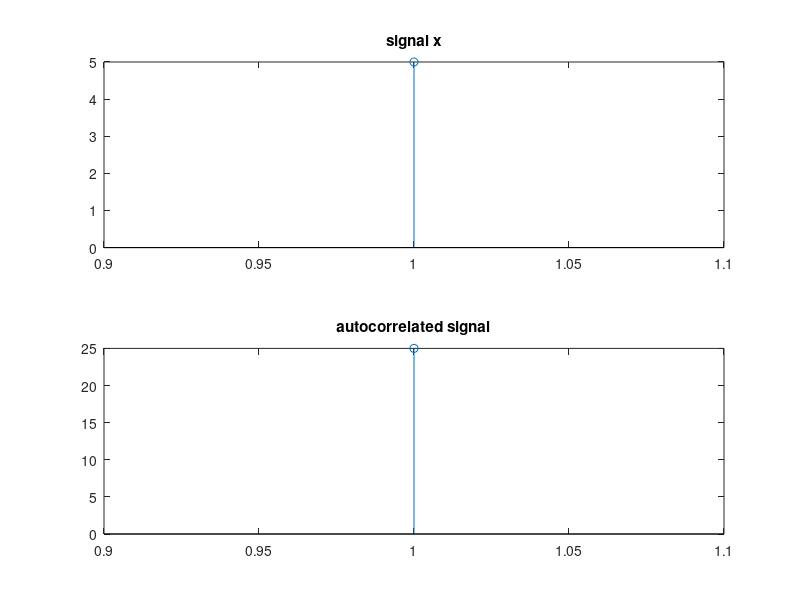

Write the MATLAB code that produced this figure.
clc ;
clear all ;
x=input ('input signal X:') ;
m1=length ( x ) ;
ln=m1+m1-1;
y=[x,zeros(1,(m1-1))];
n=ln;
while(n>=1)
    r(ln-n+1)=0;
    j=n;
    i=m1;
    while(i>=1 && j>=1)
        r(ln-n+1)=r(ln-n+1)+x(i)*y(j);
        j=j-1;
        i=i-1;
    end
    n=n-1;
end
subplot(2,1,1);
stem(x);
title('signal x');
subplot(2,1,2);
stem(r);
title('autocorrelated signal');